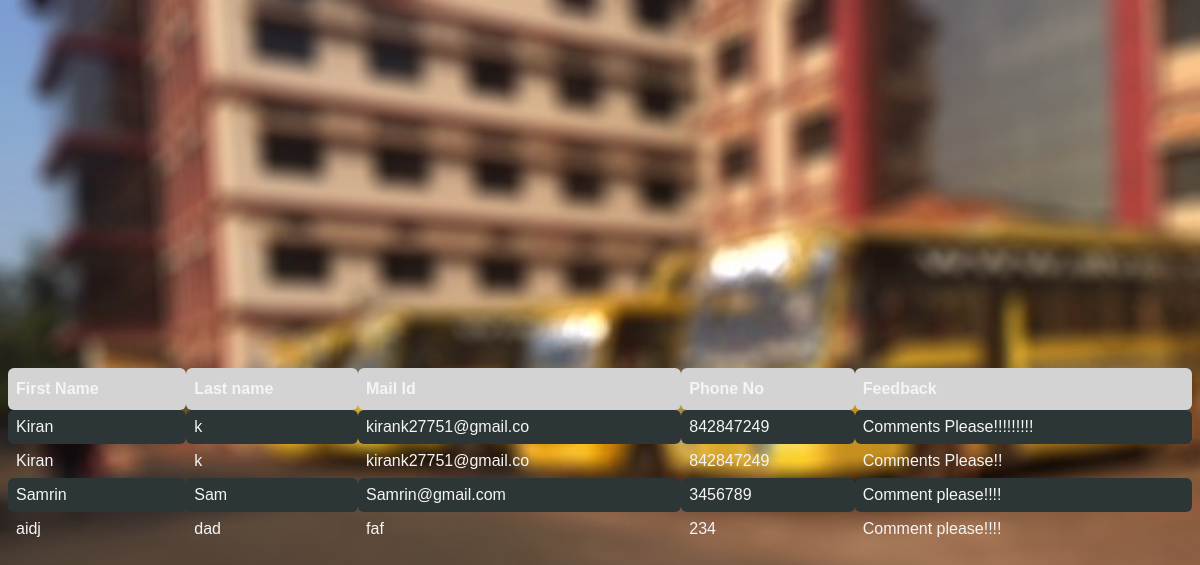
/PHP/review.php, run on the app's committed database.
### tables this page shows
CREATE TABLE `contactus` (
  `Fname` varchar(50) NOT NULL,
  `Lname` varchar(50) NOT NULL,
  `Mailid` varchar(20) NOT NULL,
  `Phone` int(11) NOT NULL,
  `Feedback` varchar(100) NOT NULL
);

### PHP/review.php (the view, shortened to what this page needs)
<?php
$servername = "localhost";
$username = "root";
$password = "";
$dbname = "bus";
$conn = mysqli_connect($servername, $username, $password, $dbname);
$result = $conn->query("SELECT * FROM contactus");
if($result->num_rows == 0) {
    echo "<script> alert('Empty table')
    window.location.href='home.php'</script>";
} else {
          echo "<html>
          <head>
            <link rel='stylesheet' href='table.css'>
          </head>
 <center>
<body><table id='log'>
<tr>
<th>First Name</th>
<th>Last name</th>
<th>Mail Id</th>
<th>Phone No</th>
<th>Feedback</th>
</tr></center>"
              ;
    if($result)
    {
while($row=mysqli_fetch_array($result))
{
    echo "<tr>";
    echo "<td>".$row[0]."</td><br>";
    echo "<td>".$row[1]."</td><br>";
    echo "<td>".$row[2]."</td><br>";
     echo "<td>".$row[3]."</td><br>";
         echo "<td>".$row[4]."</td><br>";
    echo "</tr></body>
    </html> ";
}
    }
}
?>

### PHP/table.css (style rules this page uses)
body { background: url(preview.jpg); background-repeat: no-repeat; background-size: cover; color: whitesmoke; }
#log { font-family: "Trebuchet MS", Arial, Helvetica, sans-serif; border-collapse: collapse; width: 100%; }
#log td, #log th { border-radius:6px; -moz-border-radius:6px; padding: 8px; }
#log tr:nth-child(even) { background-color: #2c3636; }
#log th { padding-top: 12px; padding-bottom: 12px; text-align: left; background-color: lightgrey; }

### data on the page
contactus: Fname "Kiran", Lname "k", Mailid "kirank27751@gmail.co", Phone "842847249", Feedback "Comments Please!!!!!!!!!"
contactus: Fname "Kiran", Lname "k", Mailid "kirank27751@gmail.co", Phone "842847249", Feedback "Comments Please!!"
contactus: Fname "Samrin", Lname "Sam", Mailid "Samrin@gmail.com", Phone "3456789", Feedback "Comment please!!!!"
contactus: Fname "aidj", Lname "dad", Mailid "faf", Phone "234", Feedback "Comment please!!!!"
